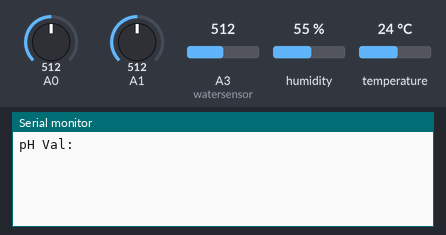
Simulated run of this sketch. Board: Arduino Uno, built with avr-gcc and run on an emulated ATmega328P. Shown: the last lines printed to the serial monitor. Inputs (shaded band) come from the test bench; at power-on: humidity 55 %, A0 = 512, A1 = 512, A3 (watersensor) = 512, temperature 24 °C.

Above: at 1.2 s.
1.3 s: humidity set to 22 %
At 2.0 s:
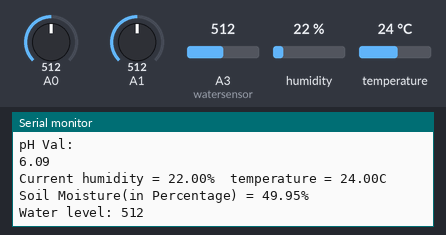
2.8 s: A0 set to 716
At 3.78 s:
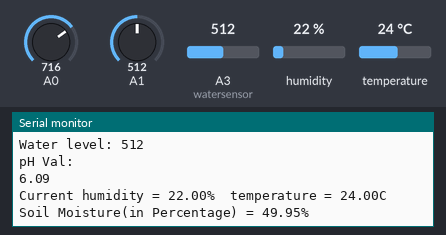
4.3 s: A1 set to 716
At 5.6 s:
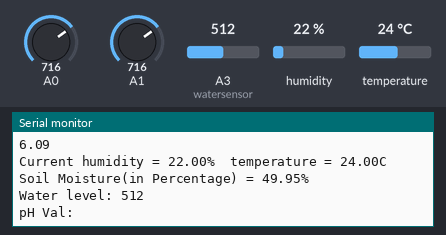
5.8 s: A3 (watersensor) set to 716
At 6.6 s:
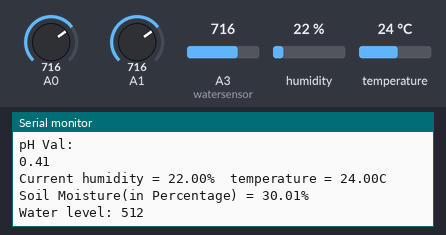
7.3 s: temperature set to 12 °C
At 8.7 s:
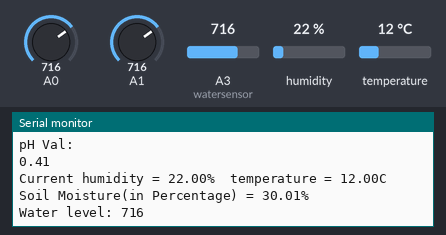
8.8 s: A0 set to 992
At 10.6 s:
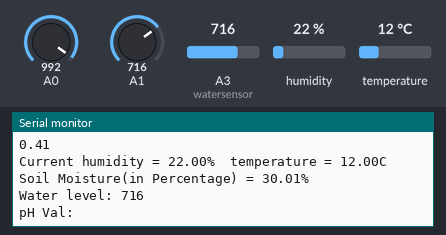
Timing chart, 0 to 11.3 s (numbered marks = the images above; inputs shaded):
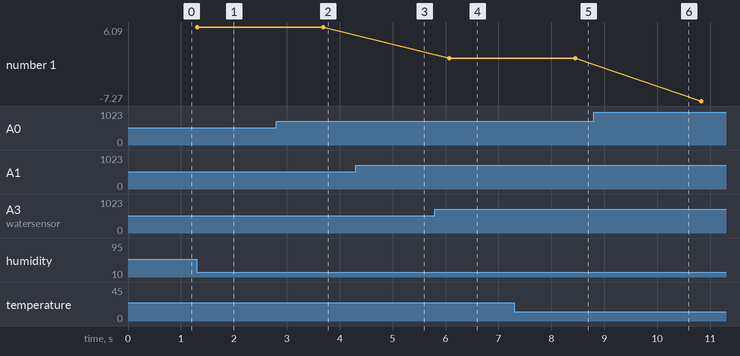

Measured:
- after the input at 1.3 s, the serial monitor: prints a new line at once (image 1)
- after the input at 7.3 s, the serial monitor: prints a new line after 1.2 s (image 5)
- plotted number 1: 0.41 → -7.27 after the input at 8.8 s

The sketch:

MUX_Combo.ino
```cpp
#include "DHT.h"        // including the library of DHT11 temperature and humidity sensor
#include <Arduino.h>
#include <SimpleTimer.h>
#define WLPower 7
#define DHTTYPE DHT11   // DHT 1
#define watersensor A3
#define dht_dpin 5
SimpleTimer timer;

float calibration_value = 21.34-1.0;
int phval = 0;
unsigned long int avgval;
int buffer_arr[10],temp;
int val = 0;
float ph_act;


String level;

DHT dht(dht_dpin, DHTTYPE);

void setup() {
  //Define output pins for Mux
  // Set D7 as an OUTPUT
  pinMode(WLPower, OUTPUT);
  // Set to LOW so no power flows through the sensor
  digitalWrite(WLPower, LOW);
  dht.begin();
  Serial.begin(9600);

}

void loop() {

  float moisture_percentage;
  int waterlevel;

  moisture_percentage = ( 100.00 - ( (analogRead(A1)/1023.00) * 100.00 ) );
  int level = readSensor();
  timer.run(); // Initiates SimpleTimer
 for(int i=0;i<10;i++)
 {
 buffer_arr[i]=analogRead(A0);
 delay(30);
 }
 for(int i=0;i<9;i++)
 {
 for(int j=i+1;j<10;j++)
 {
 if(buffer_arr[i]>buffer_arr[j])
 {
 temp=buffer_arr[i];
 buffer_arr[i]=buffer_arr[j];
 buffer_arr[j]=temp;
 }
 }
 }
 avgval=0;
 for(int i=2;i<8;i++)
 avgval+=buffer_arr[i];
 float volt=(float)avgval*5.0/1024/6;
 ph_act = -5.70 * volt + calibration_value;

 Serial.println("pH Val: ");
 delay(1000);
 Serial.print(ph_act);
 Serial.println("\n");

 float h = dht.readHumidity();
 float t = dht.readTemperature();
 Serial.print("Current humidity = ");
 Serial.print(h);
 Serial.print("%  ");
 Serial.print("temperature = ");
 Serial.print(t);
 Serial.println("C  ");
 Serial.print("Soil Moisture(in Percentage) = ");
 Serial.print(moisture_percentage);
 Serial.println("%");


 Serial.print("Water level: ");
 Serial.println(level);

  delay(1000);

}

int readSensor() {
  digitalWrite(WLPower, HIGH);  // Turn the sensor ON
  delay(10);              // wait 10 milliseconds
  val = analogRead(watersensor);    // Read the analog value form sensor
  digitalWrite(WLPower, LOW);   // Turn the sensor OFF
  return val;             // send current reading
}
```
